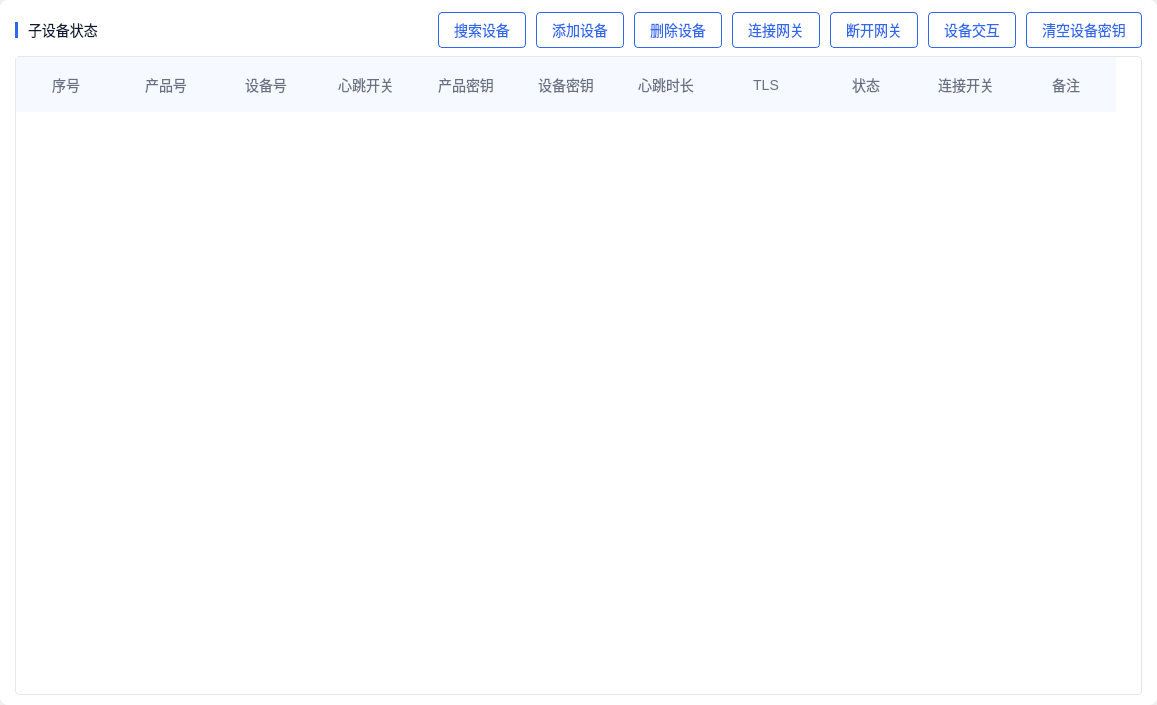
<?xml version="1.0" encoding="UTF-8"?>
<ui version="4.0">
 <class>subDevwindow</class>
 <widget class="QWidget" name="subDevwindow">
  <property name="geometry">
   <rect>
    <x>0</x>
    <y>0</y>
    <width>1157</width>
    <height>705</height>
   </rect>
  </property>
  <property name="windowTitle">
   <string>Form</string>
  </property>
  <property name="styleSheet">
   <string notr="true">QScrollBar:vertical{ 
    width:8px;  
    border-style:flat;
    border-radius: 4px;
    border:0px;
     background: rgb(255, 255, 255);
} 
QScrollBar::handle:vertical{ 
    background: rgb(200, 200, 200);
    border-radius: 4px;
    width:8px; 
    min-height:50px; 
    border-style:flat;
}
QScrollBar::handle:vertical::hover{ 
    background: rgb(130, 130, 130);
    border-radius: 4px;
    width:8px; 
}
QScrollBar::handle:vertical::pressed{ 
    background: rgb(130, 130, 130);
    border-radius:4px;
    width:8px; 
}
QScrollBar::sub-page:vertical {
     background: rgb(255, 255, 255);
border-style:flat;
}
QScrollBar::add-page:vertical {
     background: rgb(255, 255, 255);
border-style:flat;
}
QScrollBar::add-line:vertical{
     background: rgb(255, 255, 255);
}
QScrollBar::sub-line:vertical {
     background: rgb(255, 255, 255);
}
QScrollBar:horizontal{ 
    height:8px;  
    border-style:flat;
    border-radius: 4px;
    border:0px;
    background: rgb(255, 255, 255);
} 
QScrollBar::handle:horizontal{ 
    background: rgb(200, 200, 200);
    border-radius: 4px;
    height:8px; 
    min-width:50px; 
    border-style:flat;
}
QScrollBar::handle:horizontal::hover{ 
    background: rgb(130, 130, 130);
    border-radius: 4px;
    height:8px; 
}
QScrollBar::handle:horizontal::pressed{ 
    background: rgb(130, 130, 130);
    border-radius:4px;
    height:8px; 
}
QScrollBar::sub-page:horizontal {
     background: rgb(255, 255, 255);
    border-style:flat;
}
QScrollBar::add-page:horizontal {
     background: rgb(255, 255, 255);
    border-style:flat;
}
QScrollBar::sub-line:horizontal {
     background: rgb(255, 255, 255);
}
QScrollBar::add-line:horizontal{
     background: rgb(255, 255, 255);
}</string>
  </property>
  <layout class="QGridLayout" name="gridLayout">
   <property name="leftMargin">
    <number>0</number>
   </property>
   <property name="topMargin">
    <number>0</number>
   </property>
   <property name="rightMargin">
    <number>0</number>
   </property>
   <property name="bottomMargin">
    <number>0</number>
   </property>
   <property name="spacing">
    <number>0</number>
   </property>
   <item row="0" column="0">
    <widget class="QWidget" name="widget" native="true">
     <property name="styleSheet">
      <string notr="true">	background-color: rgb(255, 255, 255);
	border-radius: 8px;
</string>
     </property>
     <layout class="QVBoxLayout" name="verticalLayout">
      <property name="leftMargin">
       <number>15</number>
      </property>
      <property name="topMargin">
       <number>10</number>
      </property>
      <property name="rightMargin">
       <number>15</number>
      </property>
      <property name="bottomMargin">
       <number>10</number>
      </property>
      <item>
       <layout class="QHBoxLayout" name="horizontalLayout">
        <property name="spacing">
         <number>10</number>
        </property>
        <property name="leftMargin">
         <number>0</number>
        </property>
        <item>
         <widget class="Line" name="line">
          <property name="minimumSize">
           <size>
            <width>3</width>
            <height>16</height>
           </size>
          </property>
          <property name="maximumSize">
           <size>
            <width>3</width>
            <height>16</height>
           </size>
          </property>
          <property name="styleSheet">
           <string notr="true">background-color: rgb(47, 105, 235);</string>
          </property>
          <property name="orientation">
           <enum>Qt::Vertical</enum>
          </property>
         </widget>
        </item>
        <item>
         <widget class="QLabel" name="label">
          <property name="minimumSize">
           <size>
            <width>0</width>
            <height>40</height>
           </size>
          </property>
          <property name="maximumSize">
           <size>
            <width>16777215</width>
            <height>40</height>
           </size>
          </property>
          <property name="styleSheet">
           <string notr="true">color: rgb(14, 25, 50);
font-size:14px;
</string>
          </property>
          <property name="text">
           <string>子设备状态</string>
          </property>
         </widget>
        </item>
        <item>
         <spacer name="horizontalSpacer">
          <property name="orientation">
           <enum>Qt::Horizontal</enum>
          </property>
          <property name="sizeHint" stdset="0">
           <size>
            <width>40</width>
            <height>20</height>
           </size>
          </property>
         </spacer>
        </item>
        <item>
         <widget class="QPushButton" name="pushButton_findSubDev">
          <property name="minimumSize">
           <size>
            <width>0</width>
            <height>36</height>
           </size>
          </property>
          <property name="maximumSize">
           <size>
            <width>16777215</width>
            <height>36</height>
           </size>
          </property>
          <property name="baseSize">
           <size>
            <width>96</width>
            <height>36</height>
           </size>
          </property>
          <property name="styleSheet">
           <string notr="true">QPushButton {
	color: rgb(47, 105, 235);
	font-size:14px;
	border-style:solid;
	border-width:1px;
	border-color:rgb(47, 105, 235);
	border-radius:4px;
	padding-left:15px;
	padding-right:15px;
}
QPushButton:hover{
	color: rgb(47, 105, 235);
	background-color: rgba(47, 105, 235, 0.08);
}
QPushButton:pressed{
	color: rgb(47, 105, 235);
	background-color: rgba(47, 105, 235, 0.2);
}</string>
          </property>
          <property name="text">
           <string>搜索设备</string>
          </property>
         </widget>
        </item>
        <item>
         <widget class="QPushButton" name="pushButton_addSubDev">
          <property name="minimumSize">
           <size>
            <width>0</width>
            <height>36</height>
           </size>
          </property>
          <property name="maximumSize">
           <size>
            <width>16777215</width>
            <height>36</height>
           </size>
          </property>
          <property name="baseSize">
           <size>
            <width>96</width>
            <height>36</height>
           </size>
          </property>
          <property name="styleSheet">
           <string notr="true">QPushButton {
	color: rgb(47, 105, 235);
	font-size:14px;
	border-style:solid;
	border-width:1px;
	border-color:rgb(47, 105, 235);
	border-radius:4px;
	padding-left:15px;
	padding-right:15px;
}
QPushButton:hover{
	color: rgb(47, 105, 235);
	background-color: rgba(47, 105, 235, 0.08);
}
QPushButton:pressed{
	color: rgb(47, 105, 235);
	background-color: rgba(47, 105, 235, 0.2);
}</string>
          </property>
          <property name="text">
           <string>添加设备</string>
          </property>
         </widget>
        </item>
        <item>
         <widget class="QPushButton" name="pushButton_delSubDev">
          <property name="minimumSize">
           <size>
            <width>0</width>
            <height>36</height>
           </size>
          </property>
          <property name="maximumSize">
           <size>
            <width>16777215</width>
            <height>36</height>
           </size>
          </property>
          <property name="baseSize">
           <size>
            <width>96</width>
            <height>36</height>
           </size>
          </property>
          <property name="styleSheet">
           <string notr="true">QPushButton {
	color: rgb(47, 105, 235);
	font-size:14px;
	border-style:solid;
	border-width:1px;
	border-color:rgb(47, 105, 235);
	border-radius:4px;
	padding-left:15px;
	padding-right:15px;
}
QPushButton:hover{
	color: rgb(47, 105, 235);
	background-color: rgba(47, 105, 235, 0.08);
}
QPushButton:pressed{
	color: rgb(47, 105, 235);
	background-color: rgba(47, 105, 235, 0.2);
}</string>
          </property>
          <property name="text">
           <string>删除设备</string>
          </property>
         </widget>
        </item>
        <item>
         <widget class="QPushButton" name="pushButton_subDevConnect">
          <property name="minimumSize">
           <size>
            <width>0</width>
            <height>36</height>
           </size>
          </property>
          <property name="maximumSize">
           <size>
            <width>16777215</width>
            <height>36</height>
           </size>
          </property>
          <property name="baseSize">
           <size>
            <width>96</width>
            <height>36</height>
           </size>
          </property>
          <property name="styleSheet">
           <string notr="true">QPushButton {
	color: rgb(47, 105, 235);
	font-size:14px;
	border-style:solid;
	border-width:1px;
	border-color:rgb(47, 105, 235);
	border-radius:4px;
	padding-left:15px;
	padding-right:15px;
}
QPushButton:hover{
	color: rgb(47, 105, 235);
	background-color: rgba(47, 105, 235, 0.08);
}
QPushButton:pressed{
	color: rgb(47, 105, 235);
	background-color: rgba(47, 105, 235, 0.2);
}</string>
          </property>
          <property name="text">
           <string>连接网关</string>
          </property>
         </widget>
        </item>
        <item>
         <widget class="QPushButton" name="pushButton_subDevDisconnect">
          <property name="minimumSize">
           <size>
            <width>0</width>
            <height>36</height>
           </size>
          </property>
          <property name="maximumSize">
           <size>
            <width>16777215</width>
            <height>36</height>
           </size>
          </property>
          <property name="baseSize">
           <size>
            <width>96</width>
            <height>36</height>
           </size>
          </property>
          <property name="styleSheet">
           <string notr="true">QPushButton {
	color: rgb(47, 105, 235);
	font-size:14px;
	border-style:solid;
	border-width:1px;
	border-color:rgb(47, 105, 235);
	border-radius:4px;
	padding-left:15px;
	padding-right:15px;
}
QPushButton:hover{
	color: rgb(47, 105, 235);
	background-color: rgba(47, 105, 235, 0.08);
}
QPushButton:pressed{
	color: rgb(47, 105, 235);
	background-color: rgba(47, 105, 235, 0.2);
}</string>
          </property>
          <property name="text">
           <string>断开网关</string>
          </property>
         </widget>
        </item>
        <item>
         <widget class="QPushButton" name="pushButton_subDevCommunite">
          <property name="minimumSize">
           <size>
            <width>0</width>
            <height>36</height>
           </size>
          </property>
          <property name="maximumSize">
           <size>
            <width>16777215</width>
            <height>36</height>
           </size>
          </property>
          <property name="baseSize">
           <size>
            <width>96</width>
            <height>36</height>
           </size>
          </property>
          <property name="styleSheet">
           <string notr="true">QPushButton {
	color: rgb(47, 105, 235);
	font-size:14px;
	border-style:solid;
	border-width:1px;
	border-color:rgb(47, 105, 235);
	border-radius:4px;
	padding-left:15px;
	padding-right:15px;
}
QPushButton:hover{
	color: rgb(47, 105, 235);
	background-color: rgba(47, 105, 235, 0.08);
}
QPushButton:pressed{
	color: rgb(47, 105, 235);
	background-color: rgba(47, 105, 235, 0.2);
}</string>
          </property>
          <property name="text">
           <string>设备交互</string>
          </property>
         </widget>
        </item>
        <item>
         <widget class="QPushButton" name="pushButton_clearDs">
          <property name="minimumSize">
           <size>
            <width>0</width>
            <height>36</height>
           </size>
          </property>
          <property name="maximumSize">
           <size>
            <width>16777215</width>
            <height>36</height>
           </size>
          </property>
          <property name="baseSize">
           <size>
            <width>96</width>
            <height>36</height>
           </size>
          </property>
          <property name="styleSheet">
           <string notr="true">QPushButton {
	color: rgb(47, 105, 235);
	font-size:14px;
	border-style:solid;
	border-width:1px;
	border-color:rgb(47, 105, 235);
	border-radius:4px;
	padding-left:15px;
	padding-right:15px;
}
QPushButton:hover{
	color: rgb(47, 105, 235);
	background-color: rgba(47, 105, 235, 0.08);
}
QPushButton:pressed{
	color: rgb(47, 105, 235);
	background-color: rgba(47, 105, 235, 0.2);
}</string>
          </property>
          <property name="text">
           <string>清空设备密钥</string>
          </property>
         </widget>
        </item>
       </layout>
      </item>
      <item>
       <widget class="QTableWidget" name="tableWidget_subDev">
        <property name="styleSheet">
         <string notr="true">QHeaderView::section{
color: rgb(104, 112, 130);
font-size:14px;
background: transparent;
background: rgb(246, 249, 255);
padding: 1px;border: none;
border-style:solid;
border-right-width:0px;
border-left-width:0px;
}
QTableWidget{
color: rgb(104, 112, 130);
font-size:14px;
border-style:solid;
border-width:1px;
border-color:rgb(229, 231, 234);
border-radius:4px;
}
QPushButton {
	color: rgb(47, 105, 235);
	font-size:14px;
	border-style:solid;
	border-width:1px;
	border-color:rgb(47, 105, 235);
	border-radius:4px;
}
QPushButton:hover{
	color: rgb(47, 105, 235);
	background-color: rgba(47, 105, 235, 0.08);
}
QPushButton:pressed{
	color: rgb(47, 105, 235);
	background-color: rgba(47, 105, 235, 0.2);
}</string>
        </property>
        <property name="frameShape">
         <enum>QFrame::NoFrame</enum>
        </property>
        <property name="rowCount">
         <number>0</number>
        </property>
        <attribute name="horizontalHeaderCascadingSectionResizes">
         <bool>false</bool>
        </attribute>
        <attribute name="verticalHeaderVisible">
         <bool>false</bool>
        </attribute>
        <column>
         <property name="text">
          <string>序号</string>
         </property>
         <property name="font">
          <font>
           <pointsize>25</pointsize>
          </font>
         </property>
        </column>
        <column>
         <property name="text">
          <string>产品号</string>
         </property>
        </column>
        <column>
         <property name="text">
          <string>设备号</string>
         </property>
        </column>
        <column>
         <property name="text">
          <string>心跳开关</string>
         </property>
        </column>
        <column>
         <property name="text">
          <string>产品密钥</string>
         </property>
        </column>
        <column>
         <property name="text">
          <string>设备密钥</string>
         </property>
        </column>
        <column>
         <property name="text">
          <string>心跳时长</string>
         </property>
        </column>
        <column>
         <property name="text">
          <string>TLS</string>
         </property>
        </column>
        <column>
         <property name="text">
          <string>状态</string>
         </property>
        </column>
        <column>
         <property name="text">
          <string>连接开关</string>
         </property>
        </column>
        <column>
         <property name="text">
          <string>备注</string>
         </property>
        </column>
       </widget>
      </item>
     </layout>
    </widget>
   </item>
  </layout>
 </widget>
 <resources/>
 <connections/>
</ui>
